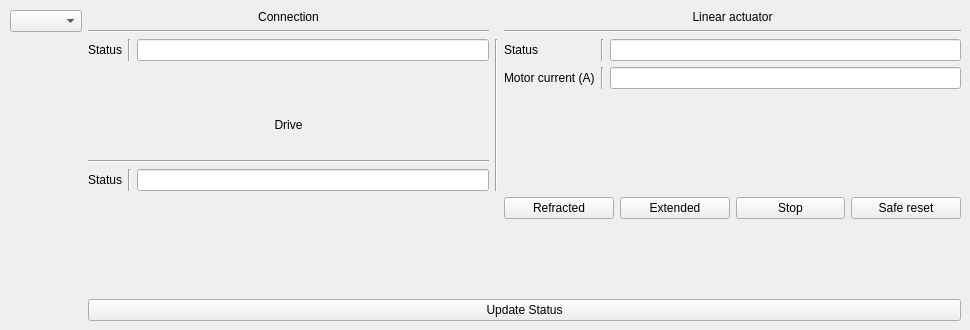
    <widget class="QWidget" name="statusBasicTab">
     <attribute name="title">
      <string>Basic Commands</string>
     </attribute>
     <widget class="QWidget" name="">
      <property name="geometry">
       <rect>
        <x>10</x>
        <y>10</y>
        <width>951</width>
        <height>311</height>
       </rect>
      </property>
      <layout class="QFormLayout" name="formLayout_2">
       <item row="0" column="0">
        <widget class="QComboBox" name="comboBoxStatusBasic"/>
       </item>
       <item row="0" column="1">
        <layout class="QGridLayout" name="gridLayoutStatusBasic">
         <item row="0" column="4" colspan="3">
          <widget class="QLabel" name="labelLinearActuatorBasic">
           <property name="text">
            <string>Linear actuator</string>
           </property>
           <property name="alignment">
            <set>Qt::AlignCenter</set>
           </property>
          </widget>
         </item>
         <item row="7" column="2">
          <widget class="QLineEdit" name="statusDriveBasic">
           <property name="enabled">
            <bool>true</bool>
           </property>
           <property name="mouseTracking">
            <bool>false</bool>
           </property>
          </widget>
         </item>
         <item row="4" column="6">
          <widget class="QLineEdit" name="motorCurrentBasic">
           <property name="enabled">
            <bool>true</bool>
           </property>
           <property name="mouseTracking">
            <bool>false</bool>
           </property>
          </widget>
         </item>
         <item row="3" column="4">
          <widget class="QLabel" name="labelStatusActuatorBasic">
           <property name="text">
            <string>Status</string>
           </property>
           <property name="alignment">
            <set>Qt::AlignJustify|Qt::AlignVCenter</set>
           </property>
          </widget>
         </item>
         <item row="3" column="1">
          <widget class="Line" name="line_31">
           <property name="orientation">
            <enum>Qt::Vertical</enum>
           </property>
          </widget>
         </item>
         <item row="7" column="1">
          <widget class="Line" name="line_27">
           <property name="orientation">
            <enum>Qt::Vertical</enum>
           </property>
          </widget>
         </item>
         <item row="5" column="0" colspan="3">
          <widget class="QLabel" name="labelDriveBasic">
           <property name="text">
            <string>Drive</string>
           </property>
           <property name="alignment">
            <set>Qt::AlignCenter</set>
           </property>
          </widget>
         </item>
         <item row="7" column="0">
          <widget class="QLabel" name="labelStatusDriveBasic">
           <property name="text">
            <string>Status</string>
           </property>
           <property name="alignment">
            <set>Qt::AlignJustify|Qt::AlignVCenter</set>
           </property>
          </widget>
         </item>
         <item row="1" column="4" colspan="3">
          <widget class="Line" name="line_33">
           <property name="orientation">
            <enum>Qt::Horizontal</enum>
           </property>
          </widget>
         </item>
         <item row="3" column="0">
          <widget class="QLabel" name="labelStatusConnectionBasic">
           <property name="text">
            <string>Status</string>
           </property>
           <property name="alignment">
            <set>Qt::AlignJustify|Qt::AlignVCenter</set>
           </property>
          </widget>
         </item>
         <item row="6" column="0" colspan="3">
          <widget class="Line" name="line_42">
           <property name="orientation">
            <enum>Qt::Horizontal</enum>
           </property>
          </widget>
         </item>
         <item row="4" column="4">
          <widget class="QLabel" name="labelMotorCurrentBasi">
           <property name="text">
            <string>Motor current (A)</string>
           </property>
           <property name="alignment">
            <set>Qt::AlignJustify|Qt::AlignVCenter</set>
           </property>
          </widget>
         </item>
         <item row="4" column="5">
          <widget class="Line" name="line_36">
           <property name="orientation">
            <enum>Qt::Vertical</enum>
           </property>
          </widget>
         </item>
         <item row="1" column="0" colspan="3">
          <widget class="Line" name="line_30">
           <property name="orientation">
            <enum>Qt::Horizontal</enum>
           </property>
          </widget>
         </item>
         <item row="3" column="5">
          <widget class="Line" name="line_34">
           <property name="orientation">
            <enum>Qt::Vertical</enum>
           </property>
          </widget>
         </item>
         <item row="10" column="0" colspan="7">
          <widget class="QPushButton" name="pushButtonUpdateStatusBasic">
           <property name="text">
            <string>Update Status</string>
           </property>
          </widget>
         </item>
         <item row="0" column="0" colspan="3">
          <widget class="QLabel" name="labelConnetionBasic">
           <property name="text">
            <string>Connection</string>
           </property>
           <property name="alignment">
            <set>Qt::AlignCenter</set>
           </property>
          </widget>
         </item>
         <item row="3" column="2">
          <widget class="QLineEdit" name="statusConnectionBasic">
           <property name="enabled">
            <bool>true</bool>
           </property>
           <property name="mouseTracking">
            <bool>false</bool>
           </property>
          </widget>
         </item>
         <item row="3" column="6">
          <widget class="QLineEdit" name="statusActuatorBasic">
           <property name="enabled">
            <bool>true</bool>
           </property>
           <property name="mouseTracking">
            <bool>false</bool>
           </property>
          </widget>
         </item>
         <item row="8" column="0" rowspan="2" colspan="3">
          <spacer name="verticalSpacerLeft">
           <property name="orientation">
            <enum>Qt::Vertical</enum>
           </property>
           <property name="sizeHint" stdset="0">
            <size>
             <width>20</width>
             <height>108</height>
            </size>
           </property>
          </spacer>
         </item>
         <item row="5" column="4" rowspan="3" colspan="3">
          <spacer name="verticalSpacerBasicRight">
           <property name="orientation">
            <enum>Qt::Vertical</enum>
           </property>
           <property name="sizeHint" stdset="0">
            <size>
             <width>20</width>
             <height>108</height>
            </size>
           </property>
          </spacer>
         </item>
         <item row="8" column="4" colspan="3">
          <layout class="QHBoxLayout" name="horizontalLayoutCommands">
           <item>
            <widget class="QPushButton" name="safeResetBasic">
             <property name="text">
              <string>Refracted</string>
             </property>
            </widget>
           </item>
           <item>
            <widget class="QPushButton" name="extendedBasic">
             <property name="text">
              <string>Extended</string>
             </property>
            </widget>
           </item>
           <item>
            <widget class="QPushButton" name="stopBasic">
             <property name="text">
              <string>Stop</string>
             </property>
            </widget>
           </item>
           <item>
            <widget class="QPushButton" name="pushButton_4">
             <property name="text">
              <string>Safe reset</string>
             </property>
            </widget>
           </item>
          </layout>
         </item>
         <item row="4" column="0" colspan="3">
          <spacer name="horizontalSpacerStatusBasic">
           <property name="orientation">
            <enum>Qt::Horizontal</enum>
           </property>
           <property name="sizeHint" stdset="0">
            <size>
             <width>40</width>
             <height>20</height>
            </size>
           </property>
          </spacer>
         </item>
         <item row="3" column="3" rowspan="5">
          <widget class="Line" name="line_23">
           <property name="orientation">
            <enum>Qt::Vertical</enum>
           </property>
          </widget>
         </item>
        </layout>
       </item>
      </layout>
     </widget>
    </widget>
